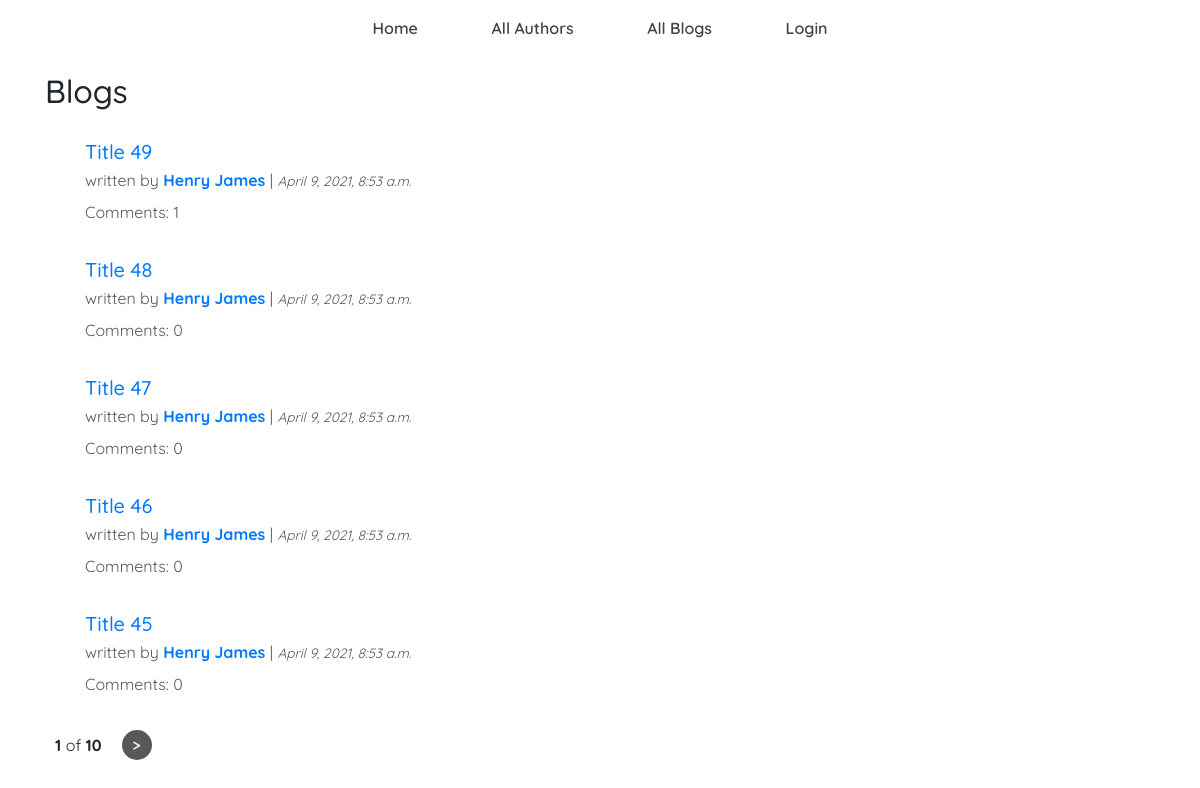
/blog/blogs/, run on the app's committed database.
### blog/models.py (models this page shows, shortened)
class Blog(models.Model):
    title = models.CharField(max_length=200, verbose_name='Blog Title')
    post_date = models.DateTimeField(
        'Posted Date', auto_now_add=True)
    blogger = models.ForeignKey('Author', verbose_name='Author of the blog',
                                on_delete=models.SET_NULL, null=True, blank=True)
    class Meta:
        ordering = ['-post_date']

class Author(models.Model):
    name = models.CharField(max_length=100, verbose_name='Author Name')
    bio = models.TextField('Description about the author')
    date_of_birth = models.DateField()

### blog/views.py (the view)
# urls.py: path('blogs/', views.BlogListView.as_view(), name='blogs'),
class BlogListView(generic.ListView):
    model = Blog
    paginate_by = 5

### blog/templates/blog/blog_list.html (shortened to what this page needs)
{% extends 'base_generic.html' %}
{% block content %}
<h2>Blogs</h2>
{% if blog_list %}
<ul>
  {% for blog in blog_list %}
  <div class="blog">
    <a href="{% url 'blog-detail' blog.pk %}"><h5>{{blog.title}}</h5></a>
    <p>
      written by
      <strong>
        <a href="{% url 'author-detail' blog.blogger.pk %}">
          {{blog.blogger.name}}
        </a>
      </strong>
      |
      <i>{{blog.post_date}} </i>
    </p>
    <p>Comments: {{blog.comment_set.count}}</p>
  </div>
  {% endfor %}
</ul>
{% else %}
<p>
  <i>No blogs found!</i>
</p>
{% endif %} {% endblock content %}

### blog/templates/base_generic.html (shortened to what this page needs)
<!DOCTYPE html>
<html lang="en">
  <head>
    <link
      rel="stylesheet"
      href="https://cdn.jsdelivr.net/npm/bootstrap@4.5.3/dist/css/bootstrap.min.css"
    />
    {% load static %}
    <link
      rel="stylesheet"
      type="text/css"
      href="{% static 'css/style.css' %}"
    />
  </head>
  <body>
    <div class="container">
      <div class="row">
        <div class="col-sm-12 padding-top-1">
          {% block sidebar %}
          <ul class="sidebar-nav">
            <li><a href="{% url 'index' %}">Home</a></li>
            <li><a href="{% url 'authors' %}">All Authors</a></li>
            <li><a href="{% url 'blogs' %}">All Blogs</a></li>
            {% if user.is_authenticated %}
              <li>User: {{ user.get_username }}</li>
              <li><a href="{% url 'logout' %}?next={{request.path}}">Logout</a></li>
            {% else %}
              <li><a href="{% url 'login' %}?next={{request.path}}">Login</a></li>
            {% endif %}
          </ul>
          {% endblock %}
        </div>
        <div class="col-sm-12 padding-top-1">
          {% block content %}{% endblock %} {% block pagination %}
          {% if is_paginated %}
          <div class="pagination">
            <span class="page-links">
              <span class="page-current">
                <strong> {{ page_obj.number }} </strong> of <strong> {{ page_obj.paginator.num_pages }} </strong>
              </span>
              {% if page_obj.has_next %}
              <div class="wrapper">
              <a href="{{request.path}}?page={{ page_obj.next_page_number }}">
                 >
              </a>
            </div>
              {% endif %}
            </span>
          </div>
          {% endif %} {% endblock %}
        </div>
      </div>
    </div>
  </body>
</html>

### blog/static/css/style.css (style rules this page uses)
* { font-family: "Quicksand", sans-serif; }
.sidebar-nav { padding: 0; list-style: none; display: flex; align-items: center; justify-content: center; }
.sidebar-nav li a { margin: 0 2.3rem; color: #424242; font-weight: 600; }
.padding-top-1 { padding-top: 1rem; }
.pagination { margin: 30px 0; }
.pagination .page-links .wrapper, .pagination .page-links span { margin: 0px 10px; }
.pagination .page-links .wrapper { width: 30px; height: 30px; display: flex !important; justify-content: center; align-items: center; background-color: #585858; border-radius: 50%; }
.pagination .page-links { display: flex; align-items: center; }
.pagination .page-links a { color: #fff; font-weight: 600; line-height: 0; }
.author p, .blog-header p, .blog p i, .blog-contents p { color: #585858; }
.blog { margin: 30px 0; }
.blog h5 { margin-bottom: 0; }
.blog p i { font-size: 0.85rem; line-height: normal !important; }
.blog p { line-height: 2rem; color: #585858; margin-bottom: 0; }

### data on the page
Blog: title "Title 49", blogger.name "Henry James", post_date "April 9, 2021, 8:53 a.m.", comment_set.count "1"
Blog: title "Title 48", blogger.name "Henry James", post_date "April 9, 2021, 8:53 a.m.", comment_set.count "0"
Blog: title "Title 47", blogger.name "Henry James", post_date "April 9, 2021, 8:53 a.m.", comment_set.count "0"
Blog: title "Title 46", blogger.name "Henry James", post_date "April 9, 2021, 8:53 a.m.", comment_set.count "0"
Blog: title "Title 45", blogger.name "Henry James", post_date "April 9, 2021, 8:53 a.m.", comment_set.count "0"

### other printed values
{{ page_obj.number }} "1"
{{ page_obj.paginator.num_pages }} "10"
